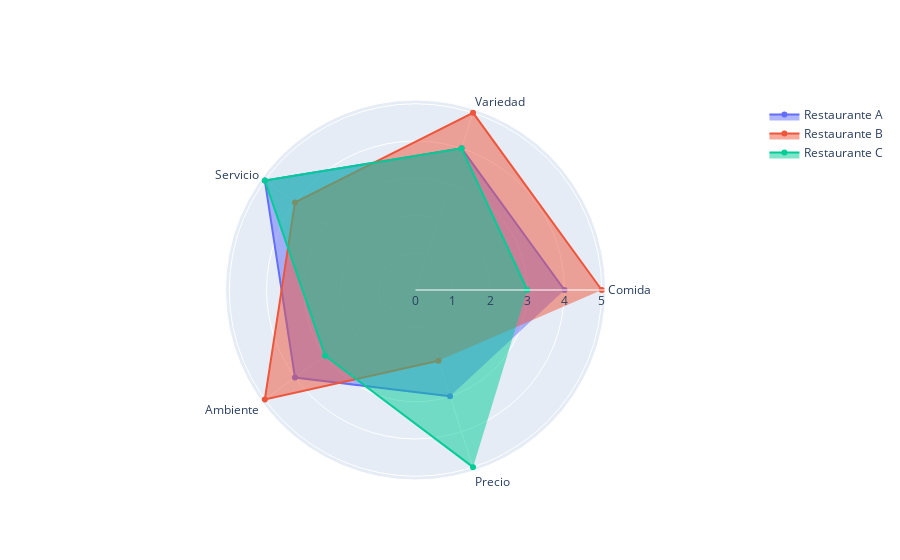

Notebook cell for this chart:
### Code cell
fig = go.Figure()
categorias = ['Comida', 'Variedad', 'Servicio', 'Ambiente', 'Precio']

fig.add_trace(
    go.Scatterpolar(
        r=dfr.iloc[0, 1:],
        theta=categorias,
        fill='toself',
        name='Restaurante A'
    )
)
fig.add_trace(
    go.Scatterpolar(
        r=dfr.iloc[1, 1:],
        theta=categorias,
        fill='toself',
        name='Restaurante B'
    )
)
fig.add_trace(
    go.Scatterpolar(
        r=dfr.iloc[2, 1:],
        theta=categorias,
        fill='toself',
        name='Restaurante C'
    )
)

fig.show()

### Figure 1 — Plotly figure (JSON) as saved in the notebook; plotly's stock layout.template omitted (floating-point values rounded to 4 significant figures)
{"data": [{"fill": "toself", "name": "Restaurante A", "r": [4, 4, 5, 4, 3], "theta": ["Comida", "Variedad", "Servicio", "Ambiente", "Precio"], "type": "scatterpolar"}, {"fill": "toself", "name": "Restaurante B", "r": [5, 5, 4, 5, 2], "theta": ["Comida", "Variedad", "Servicio", "Ambiente", "Precio"], "type": "scatterpolar"}, {"fill": "toself", "name": "Restaurante C", "r": [3, 4, 5, 3, 5], "theta": ["Comida", "Variedad", "Servicio", "Ambiente", "Precio"], "type": "scatterpolar"}], "layout": {}}
